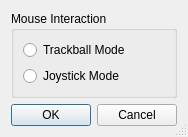
<?xml version="1.0" encoding="UTF-8"?>
<ui version="4.0">
 <class>PreferencesDialog</class>
 <widget class="QDialog" name="PreferencesDialog">
  <property name="geometry">
   <rect>
    <x>0</x>
    <y>0</y>
    <width>174</width>
    <height>120</height>
   </rect>
  </property>
  <property name="windowTitle">
   <string>Preferences</string>
  </property>
  <property name="sizeGripEnabled">
   <bool>true</bool>
  </property>
  <layout class="QVBoxLayout" name="verticalLayout">
   <item>
    <widget class="QGroupBox" name="groupBox">
     <property name="title">
      <string>Mouse Interaction</string>
     </property>
     <layout class="QVBoxLayout" name="verticalLayout_2">
      <item>
       <widget class="QRadioButton" name="radioButtonTrackball">
        <property name="text">
         <string>Trackball Mode</string>
        </property>
       </widget>
      </item>
      <item>
       <widget class="QRadioButton" name="radioButtonJoystick">
        <property name="text">
         <string>Joystick Mode</string>
        </property>
       </widget>
      </item>
     </layout>
    </widget>
   </item>
   <item>
    <widget class="QDialogButtonBox" name="buttonBox">
     <property name="orientation">
      <enum>Qt::Horizontal</enum>
     </property>
     <property name="standardButtons">
      <set>QDialogButtonBox::Cancel|QDialogButtonBox::Ok</set>
     </property>
    </widget>
   </item>
  </layout>
 </widget>
 <resources/>
 <connections>
  <connection>
   <sender>buttonBox</sender>
   <signal>accepted()</signal>
   <receiver>PreferencesDialog</receiver>
   <slot>accept()</slot>
   <hints>
    <hint type="sourcelabel">
     <x>248</x>
     <y>254</y>
    </hint>
    <hint type="destinationlabel">
     <x>157</x>
     <y>274</y>
    </hint>
   </hints>
  </connection>
  <connection>
   <sender>buttonBox</sender>
   <signal>rejected()</signal>
   <receiver>PreferencesDialog</receiver>
   <slot>reject()</slot>
   <hints>
    <hint type="sourcelabel">
     <x>316</x>
     <y>260</y>
    </hint>
    <hint type="destinationlabel">
     <x>286</x>
     <y>274</y>
    </hint>
   </hints>
  </connection>
 </connections>
</ui>
